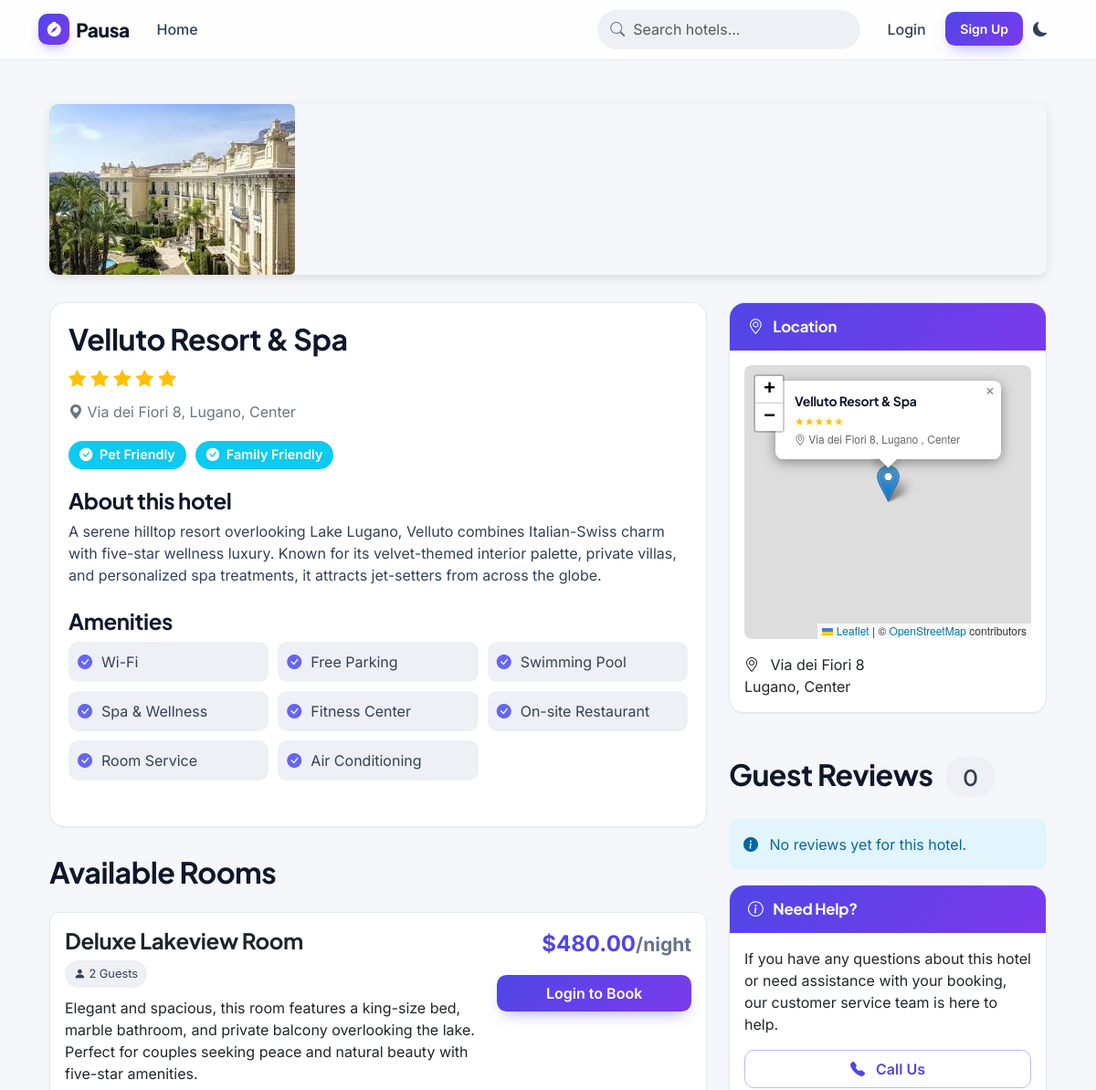
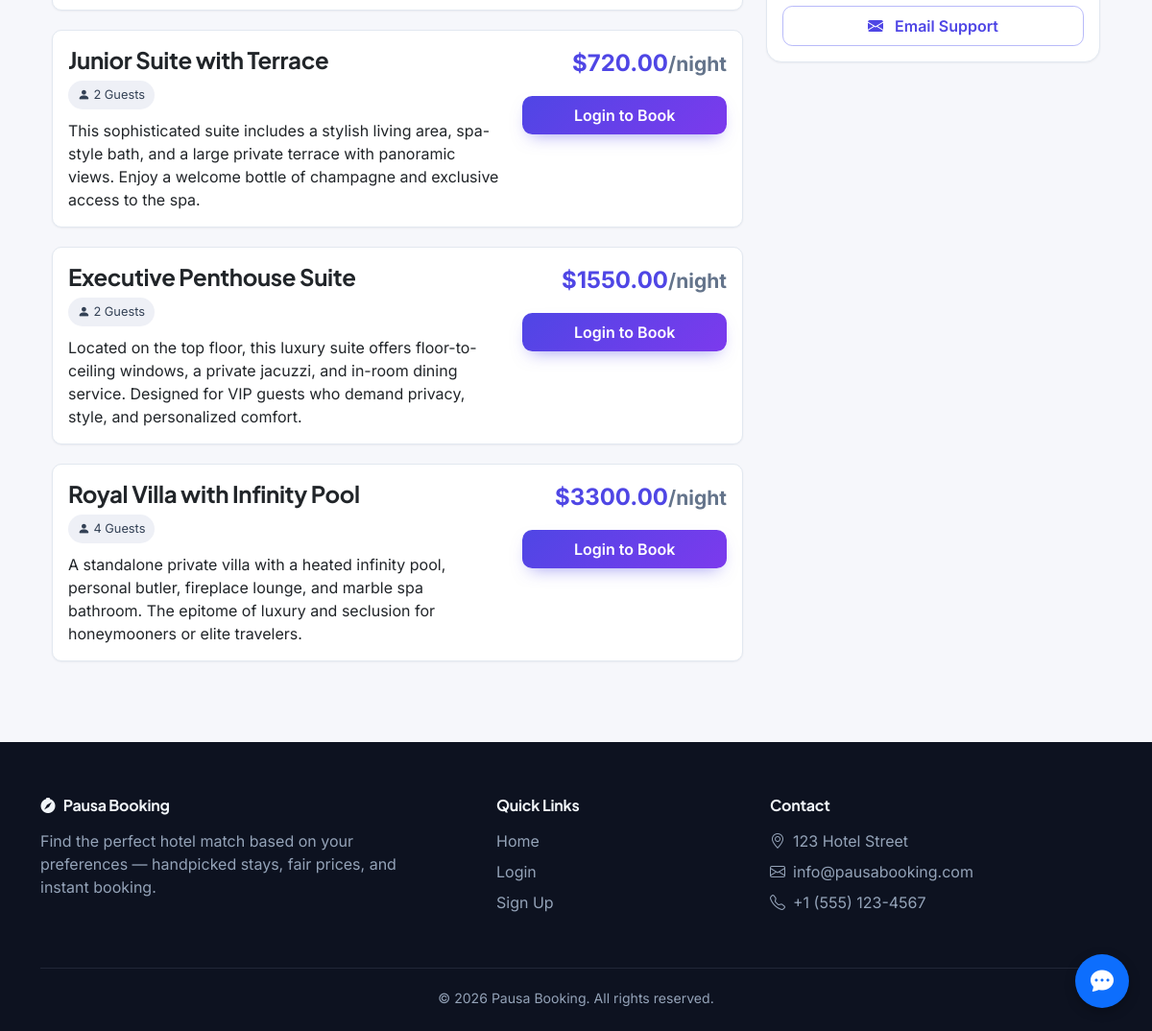
Screenshot of /hotels/1/ with the database file from the repository (2 pictures, top to bottom).
### hotels/models.py (models this page shows, shortened)
class Hotel(models.Model):
    name = models.CharField(max_length=200)
    description = models.TextField()
    address = models.CharField(max_length=255)
    city = models.CharField(max_length=100)
    district = models.CharField(max_length=100, blank=True)
    star_rating = models.PositiveSmallIntegerField(default=3)
    image = models.ImageField(upload_to='hotel_images/', blank=True, null=True)
    is_pet_friendly = models.BooleanField(default=False)
    is_family_friendly = models.BooleanField(default=False)
    latitude = models.FloatField(null=True, blank=True)
    longitude = models.FloatField(null=True, blank=True)
    created_at = models.DateTimeField(auto_now_add=True)
    updated_at = models.DateTimeField(auto_now=True)

class HotelAmenity(models.Model):
    hotel = models.ForeignKey(Hotel, on_delete=models.CASCADE, related_name='amenities')
    name = models.CharField(max_length=100)
    class Meta:
        verbose_name_plural = 'Hotel Amenities'

class Room(models.Model):
    hotel = models.ForeignKey(Hotel, on_delete=models.CASCADE, related_name='rooms')
    name = models.CharField(max_length=100)
    description = models.TextField()
    price = models.DecimalField(max_digits=10, decimal_places=2)
    capacity = models.PositiveSmallIntegerField(default=2)
    is_available = models.BooleanField(default=True)

### hotels/views.py (the view, shortened to what this page needs)
# urls.py: path('hotels/<int:hotel_id>/', views.hotel_detail, name='hotel_detail'),
def hotel_detail(request, hotel_id):
    hotel = get_object_or_404(Hotel, id=hotel_id)
    rooms = hotel.rooms.all()
    amenities = hotel.amenities.all()
    avg_rating_result = hotel.reviews.aggregate(avg=Avg('rating'))
    avg_rating = avg_rating_result['avg'] if avg_rating_result['avg'] is not None else 0
    match_score = None
    context = {
        'hotel': hotel,
        'rooms': rooms,
        'amenities': amenities,
        'match_score': match_score,
        'avg_rating': avg_rating
    }
    if request.user.is_authenticated:
        is_favorite = Favorite.objects.filter(user=request.user, hotel=hotel).exists()
        context['is_favorite'] = is_favorite
    return render(request, 'hotels/hotel_detail.html', context)

### templates/hotels/hotel_detail.html (shortened to what this page needs)
{% extends 'base.html' %}
{% block content %}
<div class="container mt-5">
    {% if images %}
    <div class="hotel-gallery">
        <div id="hotelCarousel" class="carousel slide" data-bs-ride="carousel">
            <div class="carousel-indicators">
                {% for image in images %}
                <button type="button" data-bs-target="#hotelCarousel" data-bs-slide-to="{{ forloop.counter0 }}" {% if forloop.first %}class="active" aria-current="true" {% endif %}
                    aria-label="Slide {{ forloop.counter }}"></button>
                {% endfor %}
            </div>
            <div class="carousel-inner">
                {% for image in images %}
                <div class="carousel-item {% if forloop.first %}active{% endif %}">
                    <img src="{{ image.image.url }}" class="d-block" alt="{{ image.caption }}">
                    {% if image.caption %}
                    <div class="carousel-caption d-none d-md-block">
                        <h5>{{ image.caption }}</h5>
                    </div>
                    {% endif %}
                </div>
                {% endfor %}
            </div>
            <button class="carousel-control-prev" type="button" data-bs-target="#hotelCarousel" data-bs-slide="prev">
                <span class="carousel-control-prev-icon" aria-hidden="true"></span>
                <span class="visually-hidden">Previous</span>
            </button>
            <button class="carousel-control-next" type="button" data-bs-target="#hotelCarousel" data-bs-slide="next">
                <span class="carousel-control-next-icon" aria-hidden="true"></span>
                <span class="visually-hidden">Next</span>
            </button>
        </div>
        <div class="thumbnail-gallery">
            {% for image in images %}
            <img src="{{ image.image.url }}" class="thumbnail {% if forloop.first %}active{% endif %}"
                data-bs-slide-to="{{ forloop.counter0 }}" data-bs-target="#hotelCarousel" alt="{{ image.caption }}">
            {% endfor %}
        </div>
    </div>
    {% elif hotel.image %}
    <div class="hotel-gallery">
        <img src="{{ hotel.image.url }}" alt="{{ hotel.name }}" class="img-fluid rounded">
    </div>
    {% endif %}
    <div class="row">
        <div class="col-lg-8">
            <div class="hotel-info">
                <div class="d-flex justify-content-between align-items-center">
                    <h1 class="hotel-name">{{ hotel.name }}</h1>
                </div>
                <div class="hotel-rating">
                    {% for i in "12345" %}
                    {% if forloop.counter <= hotel.star_rating %} <i class="bi bi-star-fill"></i>
                        {% else %}
                        <i class="bi bi-star"></i>
                        {% endif %}
                        {% endfor %}
                </div>                <div class="hotel-location">
                    <i class="bi bi-geo-alt-fill"></i> {{ hotel.address }}, {{ hotel.city }}{% if hotel.district %}, {{ hotel.district }}{% endif %}
                </div>
                <div class="hotel-features">
                    {% if hotel.is_pet_friendly %}
                    <span class="badge bg-info"><i class="bi bi-check-circle-fill me-1"></i> Pet Friendly</span>
                    {% endif %}
                    {% if hotel.is_family_friendly %}
                    <span class="badge bg-info"><i class="bi bi-check-circle-fill me-1"></i> Family Friendly</span>
                    {% endif %}
                </div>
                <div class="hotel-description">
                    <h4>About this hotel</h4>
                    <p>{{ hotel.description }}</p>
                </div>
                <div class="mt-4">
                    <h4>Amenities</h4>
                    <div class="amenities-list">
                        {% for amenity in amenities %}
                        <div class="amenity-item">
                            <i class="bi bi-check-circle-fill"></i>
                            <span>{{ amenity.name }}</span>
                        </div>
                        {% endfor %}
                    </div>
                </div>
            </div>
            <h2 class="mb-4">Available Rooms</h2>
            {% if rooms %}
            {% for room in rooms %}
            <div class="card room-card">
                <div class="card-body">
                    <div class="row">
                        <div class="col-md-8">
                            <h4 class="card-title">{{ room.name }}</h4>
                            <span class="capacity-badge"><i class="bi bi-person-fill"></i> {{ room.capacity }}
                                Guests</span>
                            <p class="card-text">{{ room.description }}</p>
                        </div>
                        <div class="col-md-4 text-end">
                            <p class="room-price">${{ room.price|floatformat:2 }}<small
                                    class="text-muted">/night</small></p>
                            {% if user.is_authenticated %}
                            <button class="btn btn-primary booking-btn w-100" data-bs-toggle="collapse"
                                data-bs-target="#bookingForm{{ room.id }}">Book Now</button>
                            <div class="collapse mt-3" id="bookingForm{{ room.id }}">
                                <div class="card card-body text-start">
                                    <form data-booking-url="{% url 'create_booking' room.id %}"
                                        id="room-booking-form-{{ room.id }}">
                                        <div class="mb-3">
                                            <label for="check_in_{{ room.id }}" class="form-label">Check-in Date</label>
                                            <input type="date" class="form-control check-in-date"
                                                id="check_in_{{ room.id }}" name="check_in" required>
                                        </div>
                                        <div class="mb-3">
                                            <label for="check_out_{{ room.id }}" class="form-label">Check-out
                                                Date</label>
                                            <input type="date" class="form-control check-out-date"
                                                id="check_out_{{ room.id }}" name="check_out" required>
                                        </div>
                                        <div class="mb-3">
                                            <label for="guests_{{ room.id }}" class="form-label">Number of
                                                Guests</label>
                                            <input type="number" class="form-control" id="guests_{{ room.id }}"
                                                name="guests" min="1" max="{{ room.capacity }}" value="1">
                                        </div>
                                        <div class="availability-info" id="availability-info-{{ room.id }}"
                                            data-room-id="{{ room.id }}" aria-live="polite"></div>
                                        <div class="d-grid">
                                            <button type="submit" class="btn btn-success continue-booking-btn"
                                                disabled>Continue Booking</button>
                                        </div>
                                    </form>
                                </div>
                            </div>
                            {% else %}
                            <a href="{% url 'login' %}?next={{ request.path }}"
                                class="btn btn-primary booking-btn w-100">Login to Book</a>
                            {% endif %}
                        </div>
                    </div>
                </div>
            </div>
            {% endfor %}
            {% else %}
            <div class="alert alert-info">
                <i class="bi bi-info-circle-fill me-2"></i> No rooms are currently available for this hotel.
            </div>
            {% endif %}
        </div>
        <div class="col-lg-4">
            <div class="card mb-4">
                <div class="card-header bg-primary text-white">
                    <h5 class="mb-0"><i class="bi bi-geo-alt me-2"></i> Location</h5>
                </div>
                <div class="card-body">
                    {% if hotel.latitude and hotel.longitude %}
                        <div id="hotel-location-map"></div>
                    {% endif %}
                    <div class="mt-3">
                        <p class="mb-0"><i class="bi bi-geo-alt me-2"></i> {{ hotel.address }}</p>
                        <p class="mb-0">{{ hotel.city }}{% if hotel.district %}, {{ hotel.district }}{% endif %}</p>
                    </div>
                </div>
            </div>
            <div class="mt-5">
                <h2 class="mb-4">Guest Reviews
                    <span class="badge bg-secondary ms-2">{{ hotel.reviews.count }}</span>
                </h2>
                {% if hotel.reviews.exists %}
                    <div class="review-summary mb-4">
                        <div class="d-flex align-items-center mb-3">
                            <h4 class="me-2 mb-0">
                                {{ avg_rating|floatformat:1 }}
                            </h4>
                            <div class="star-rating">
                                {% for i in "12345" %}
                                    {% if forloop.counter <= avg_rating %}
                                        <span style="color: #ffc107;">★</span>
                                    {% else %}
                                        <span style="color: #e0e0e0;">★</span>
                                    {% endif %}
                                {% endfor %}
                                <span class="ms-2 text-muted">({{ hotel.reviews.count }} reviews)</span>
                            </div>
                        </div>
                    </div>
                    {% for review in hotel.reviews.all %}
                        <div class="card mb-3">
                            <div class="card-body">
                                <div class="d-flex justify-content-between">
                                    <div>
                                        <h5 class="card-title">{{ review.user.get_full_name|default:review.user.username }}</h5>
                                        <div class="mb-2">
                                            {% for i in "12345" %}
                                                {% if forloop.counter <= review.rating %}
                                                    <span style="color: #ffc107;">★</span>
                                                {% else %}
                                                    <span style="color: #e0e0e0;">★</span>
                                                {% endif %}
                                            {% endfor %}
                                        </div>
                                    </div>
                                    <small class="text-muted">{{ review.created_at|date:"M d, Y" }}</small>
                                </div>
                                <p class="card-text">{{ review.comment }}</p>
                                {% if user == review.user %}
                                    <div class="mt-3">
                                        <a href="{% url 'edit_review' review.booking.id %}" class="btn btn-sm btn-outline-primary">
                                            <i class="bi bi-pencil"></i> Edit Review
                                        </a>
                                    </div>
                                {% endif %}
                            </div>
                        </div>
                    {% endfor %}
                {% else %}
                    <div class="alert alert-info">
                        <i class="bi bi-info-circle-fill me-2"></i> No reviews yet for this hotel.
                    </div>
                {% endif %}
            </div>
            <div class="card">
                <div class="card-header bg-primary text-white">
                    <h5 class="mb-0"><i class="bi bi-info-circle me-2"></i> Need Help?</h5>
                </div>
                <div class="card-body">
                    <p class="mb-3">If you have any questions about this hotel or need assistance with your booking, our
                        customer service team is here to help.</p>
                    <div class="d-grid gap-2">
                        <a href="tel:+15551234567" class="btn btn-outline-primary">
                            <i class="bi bi-telephone-fill me-2"></i> Call Us
                        </a>
                        <a href="mailto:info@hotelmatch.com" class="btn btn-outline-primary">
                            <i class="bi bi-envelope-fill me-2"></i> Email Support
                        </a>
                    </div>
                </div>
            </div>
        </div>
    </div>
</div>
{% endblock %}

### rows the page displays
Hotel: image (picture), name "Velluto Resort & Spa", star_rating 5 (drawn), address "Via dei Fiori 8", city "Lugano", district "Center", description "A serene hilltop resort overlooking Lake Lugano, Velluto combines Italian-Swiss charm with five-star wellness luxury. Known for its velvet-themed interior palette, private villas, and personalized spa treatments, it attracts jet-setters from across the globe.", reviews.count "0"
HotelAmenity: name "Wi-Fi"
HotelAmenity: name "Free Parking"
HotelAmenity: name "Swimming Pool"
HotelAmenity: name "Spa & Wellness"
HotelAmenity: name "Fitness Center"
HotelAmenity: name "On-site Restaurant"
HotelAmenity: name "Room Service"
HotelAmenity: name "Air Conditioning"
Room: name "Deluxe Lakeview Room", capacity "2", description "Elegant and spacious, this room features a king-size bed, marble bathroom, and private balcony overlooking the lake. Perfect for couples seeking peace and natural beauty with five-star amenities.", price "480.00"
Room: name "Junior Suite with Terrace", capacity "2", description "This sophisticated suite includes a stylish living area, spa-style bath, and a large private terrace with panoramic views. Enjoy a welcome bottle of champagne and exclusive access to the spa.", price "720.00"
Room: name "Executive Penthouse Suite", capacity "2", description "Located on the top floor, this luxury suite offers floor-to-ceiling windows, a private jacuzzi, and in-room dining service. Designed for VIP guests who demand privacy, style, and personalized comfort.", price "1550.00"
Room: name "Royal Villa with Infinity Pool", capacity "4", description "A standalone private villa with a heated infinity pool, personal butler, fireplace lounge, and marble spa bathroom. The epitome of luxury and seclusion for honeymooners or elite travelers.", price "3300.00"
